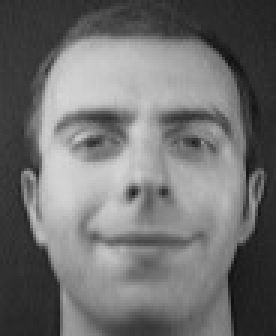
#> input picture TP-LTP with euclidean distance/test faces/361.jpg, 92 x 112 px (shown 3 times larger)
$ python main.py
#> lines starting #> are read from the running program, lines starting #| are printed output that depends on the picture
### TP-LTP with euclidean distance/Preprocessing.py
import cv2
import numpy as np


# a method that applies the difference of gaussian to an input image
def difference_of_gaussian(img, sigma1=1, sigma2=2):
    # difference of gaussian
    img_blur1 = cv2.GaussianBlur(img, (0, 0), sigma1, borderType=cv2.BORDER_REPLICATE)
    img_blur2 = cv2.GaussianBlur(img, (0, 0), sigma2, borderType=cv2.BORDER_REPLICATE)
    img_dog = (img_blur1 - img_blur2)

    # normalize the pixel values of the DoG images between -1 and 1
    img_dog = img_dog / np.max(np.abs(img_dog))

    return img_dog


# a method that applies the contrast equalization to an input image
def contrast_equalization(img, alpha, tau):
    # Contrast equalisation
    # contrast equalization equation 1
    img_contrast1 = np.abs(img)
    img_contrast1 = np.power(img_contrast1, alpha)
    img_contrast1 = np.mean(img_contrast1)
    img_contrast1 = np.power(img_contrast1, 1.0 / alpha)
    img_contrast1 = img / img_contrast1

    # contrast equalization equation 2
    img_contrast2 = np.abs(img_contrast1)
    img_contrast2 = img_contrast2.clip(0, tau)
    img_contrast2 = np.mean(img_contrast2)
    img_contrast2 = np.power(img_contrast2, 1.0 / alpha)
    img_contrast2 = img_contrast1 / img_contrast2
    img_contrast2 = tau * np.tanh((img_contrast2 / tau))

    # rescale the pixel values between 0 and 255
    img_contrast2 = (255.0 * (0.5 * img_contrast2 + 0.5)).clip(0, 255).astype(np.uint8)

    return img_contrast2


# a method that contains the three main steps of the pre-processing discussed in the paper ( gamma correction, DoG,
# contrast equalisation(CE)), it takes three parameters( gamma value for the gamma correction, alpha and tau for the CE)
# the function returns the pre-processed image
def pre_processing(img, gamma=0.2, alpha=0.10, tau=2.65):

    # gamma correction
    img_gamma = np.power(img, gamma)

    # difference of gaussian
    img_dog = difference_of_gaussian(img_gamma, )

    # contrast equalization
    img_contrast = contrast_equalization(img_dog, alpha, tau)

    return img_contrast

### TP-LTP with euclidean distance/LTP.py
import numpy as np


# a method that applies the LTP method on a given image, and returns its descriptor (uniform histogram) of size 118
def ltp(img, threshold=0.2):

    # entered image dimensions
    img_height = img.shape[1]
    img_width = img.shape[0]

    # vector used in converting from binary to decimal
    conv_vector = [128, 64, 32, 1, 0, 16, 2, 4, 8]

    '''
    initializing upper and lower patterns, this block of code is commented because it is not needed in our code
    its main purpose in only to display the upper and lower image results
    '''
    # upper_pattern = np.zeros((img_width, img_height))
    # lower_pattern = np.zeros((img_width, img_height))

    # uniform histogram possible values, taken from "https://en.wikipedia.org/wiki/Local_binary_patterns#Concept",
    uni_hist_keys = [0, 1, 2, 3, 4, 6, 7, 8, 12, 14, 15, 16, 24, 28, 30, 31, 32, 48, 56, 60, 62, 63, 64, 96, 112, 120,
                     124, 126, 127, 128, 129, 131, 135, 143, 159, 191, 192, 193, 195, 199, 207, 223, 224, 225, 227, 231,
                     239, 240, 241, 243, 247, 248, 249, 251, 252, 253, 254, 255, 'others']

    # this variable is used to create a dictionary
    uni_hist_values = np.zeros(59)

    # initializing the upper and lower uniform histogram dictionaries
    upper_uni_hist = dict(zip(uni_hist_keys, uni_hist_values))
    lower_uni_hist = dict(zip(uni_hist_keys, uni_hist_values))

    # looping through the pixels of the image
    for i in range(1, img_width - 1):
        for j in range(1, img_height - 1):
            # ltp_code is used to store the LTP ternary result code
            ltp_code = []
            # looping through the neighbours of the pixel
            for ww in range(i - 1, i + 2):
                for wh in range(j - 1, j + 2):
                    if img[ww, wh] > img[i, j] + threshold:
                        ltp_code.append(1)
                    elif img[ww, wh] < img[i, j] - threshold:
                        ltp_code.append(-1)
                    else:
                        ltp_code.append(0)

            # creating the LTP upper and lower codes
            ltp_upper_code = np.array(ltp_code)
            ltp_upper_code[ltp_upper_code == -1] = 0
            ltp_lower_code = np.array(ltp_code)
            ltp_lower_code[ltp_lower_code == 1] = 0

            # converting upper and lower pixel values from binary to decimal
            upper_pixel_value = np.sum(np.multiply(conv_vector, ltp_upper_code))
            lower_pixel_value = np.abs(np.sum(np.multiply(conv_vector, ltp_lower_code)))

            # creating the upper and lower uniform histograms
            # if the value is uniform, increment its bin, otherwise incremente the 'others' bin
            if upper_pixel_value in uni_hist_keys:
                upper_uni_hist[upper_pixel_value] += 1
            else:
                upper_uni_hist['others'] += 1

            # the same operations for the lower histogram
            if lower_pixel_value in uni_hist_keys:
                lower_uni_hist[lower_pixel_value] += 1
            else:
                lower_uni_hist['others'] += 1

            # lower and upper pattern images, this bloc of code is used to display the two images
            # upper_pattern[i, j] = upper_pixel_value
            # lower_pattern[i, j] = lower_pixel_value

    # concatenating the upper and lower uniform histograms
    concatenated_hist = np.concatenate([list(upper_uni_hist.values()), list(lower_uni_hist.values())])

    return concatenated_hist

### TP-LTP with euclidean distance/index_base.py
from Preprocessing import pre_processing
from LTP import ltp
import os
import numpy as np
import cv2 as cv
import sys
from scipy.spatial import distance


# a function that creates the index base from an image directory
# [32 lines left out: function create_index_base, not called in this run]


# a function that queries the index base and returns the n images with the shortest distance to the index base images
def interrogate_index_base(img, gamma=0.2, alpha=0.10, tau=2.65, ltp_threshold=0.2, nbr_result=1):
    # loading the saved index base numpy array
    index_base = np.load('index_base.npy', allow_pickle=True)

    # list that contains the distances between the query image and the images in the index base
    image_distance = []

    # applying the pre-processing to the query image
    preprocessed_img = pre_processing(img, gamma, alpha, tau)

    # getting the image descriptor of the query image
    img_descriptor = ltp(preprocessed_img, ltp_threshold)

    # calculating the distance between the query image descriptor and the images descriptors in the index base
    for i in range(len(index_base)):
        image_distance.append([index_base[i, 0], distance.euclidean(img_descriptor, index_base[i, 1])])

    # sorting the distances by the smallest distance
    ordered_img_distances = sorted(image_distance, key=lambda x: x[1])

    # returning the n images with the shortest distance to the index images
    return ordered_img_distances[0: nbr_result]

### TP-LTP with euclidean distance/main.py
'''
Zoubia Oussama, Zeghina Assaad Oussama
--------------------------------------
project description:
-------

the project is structured into 4 files (pre-processing, LTP, index_base and main) and 2 folders which contain the image
bases; the first folder is used for indexing which contains 360 images, and the second folder is used for testing which
contains 40 images.

-the pre-processing file contains 3 method (difference of gaussian, contrast equalization and the preprocessing)
the pre-processing method calls the other two methods and apply the pre-processing like in the paper, it is called in
the index_base file in the process of creating the index base and also interrogation

-the LTP file contains the LTP method which is used to apply LTP to a pre-processed image, this method is called in the
index_base file in the process of creating the index base and interrogation

-the index_base file contains two methods : create_index_base which is used to create an index base,
and the interrogate_index_base which queries the index base

-the main file contains offline phase code: which creates the base and Online phase code : which interrogates the base

-the euclidian distance is used as a similarity metric
'''


import index_base
import cv2 as cv
import numpy as np
import matplotlib.pyplot as plt
from os import path


# method used to display images
def show_images(images, cols=1, titles=None):

    # setting the titles of the images
    assert ((titles is None) or (len(images) == len(titles)))
    n_images = len(images)
    if titles is None: titles = ['Image (%d)' % i for i in range(0, n_images) ]
    titles[0] = 'Query'
    fig = plt.figure()
    # subplotting the images in the figure
    for n, (image, title) in enumerate(zip(images, titles)):
        a = fig.add_subplot(cols, np.ceil(n_images / float(cols)), n + 1)
        if image.ndim == 2:
            plt.gray()
        plt.imshow(image)
        a.set_title(title)
    # setting the size of the figure
    fig.set_size_inches(np.array(fig.get_size_inches()) * n_images)
    plt.show()


# global parameters used for pre-processing and LTP
gamma = 0.2
alpha = 0.1
tau = 2.65
ltp_threshold = 0.2


# ================================================== OFFLINE PHASE =====================================================
# the path of the image base
image_base_path = './Faces'

# to run this code delete the index_base.npy file from the directory, it usually takes about 7 minutes
# checking if the index_base exists and creating it if it doesn't
if path.exists('index_base.npy'):
    print('The index file already exists in the directory')
else:
    # creating the index base
    try:
        print('Creating the index base please wait\n')
        index_base.create_index_base(path=image_base_path, gamma=gamma, alpha=alpha, tau=tau, ltp_threshold=ltp_threshold)
        print('\nIndex base successfully created\n')
    # displaying an error if it error occurred
    except NameError:
        print('Error occurred please check the entered path')


# ================================================== ONLINE PHASE ======================================================
# the path of the query image
query_img_path = './test faces/361.jpg'

# reading the query image as gray scale from the path and normalizing its pixel values between 0 and 1
img_query = cv.imread(query_img_path, cv.IMREAD_GRAYSCALE) / 255.0
#> img_query: shape (112, 92) float64; min 0.0588, max 0.839, mean 0.439

# number of results to show
nbr_results = 9

# interrogating the index base by calling the interrogate_index_base function which returns a vector
# that contains [image names, distances to the index base images ]
query_result = index_base.interrogate_index_base(img=img_query, gamma=gamma, alpha=alpha, tau=tau,
                                                  ltp_threshold=ltp_threshold, nbr_result=nbr_results)
#> (reads TP-LTP with euclidean distance/index_base.npy from the repository)
#> in pre_processing, `img_gamma = np.power(img, gamma)`:
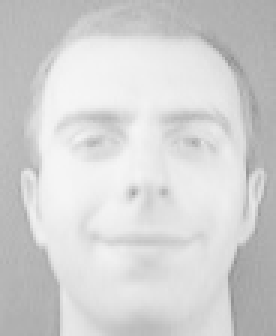
#> img_gamma: shape (112, 92) float64 (shown 3 times larger); min 0.567, max 0.966, mean 0.827
#> in difference_of_gaussian, `img_dog = (img_blur1 - img_blur2)`:
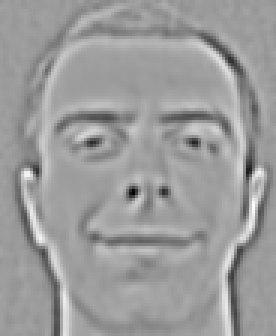
#> img_dog: shape (112, 92) float64 (shown 3 times larger); min -0.0757, max 0.048, mean 2.62e-06; drawn with min black and max white
#> in contrast_equalization, `img_contrast1 = np.abs(img)`:
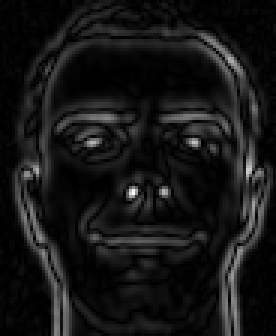
#> img_contrast1: shape (112, 92) float64 (shown 3 times larger); min 2.67e-06, max 1, mean 0.0873
#> in contrast_equalization, `img_contrast1 = np.power(img_contrast1, alpha)`:
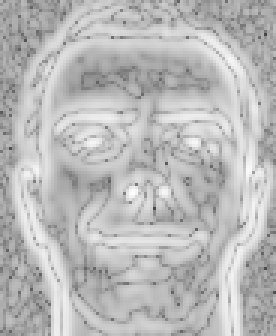
#> img_contrast1: shape (112, 92) float64 (shown 3 times larger); min 0.277, max 1, mean 0.73
#> in contrast_equalization, `img_contrast1 = np.mean(img_contrast1)`: img_contrast1 = 0.73
#> in contrast_equalization, `img_contrast1 = np.power(img_contrast1, 1.0 / alpha)`: img_contrast1 = 0.0432
#> in contrast_equalization, `img_contrast2 = img_contrast2.clip(0, tau)`:
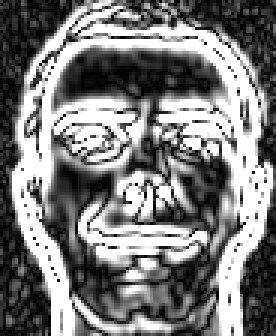
#> img_contrast2: shape (112, 92) float64 (shown 3 times larger); min 6.19e-05, max 2.65, mean 1.3; drawn with min black and max white
#> in contrast_equalization, `img_contrast2 = np.mean(img_contrast2)`: img_contrast2 = 1.3
#> in contrast_equalization, `img_contrast2 = np.power(img_contrast2, 1.0 / alpha)`: img_contrast2 = 13.99
#> in contrast_equalization, `img_contrast2 = (255.0 * (0.5 * img_contrast2 + 0.5)).clip(0, 255).ast..`:
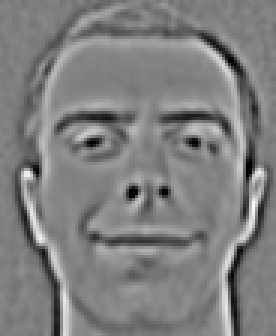
#> img_contrast2: shape (112, 92) (shown 3 times larger); min 0, max 254, mean 127.1
#> in interrogate_index_base, `img_descriptor = ltp(preprocessed_img, ltp_threshold)`: img_descriptor = 118 values, max 938 at index 58, min 13 at index 28, mean 167.8
#> after the loop in interrogate_index_base, `for i in range(len(index_base)):`: image_distance = 360 items, first 6: ['1.jpg', 454.2], ['10.jpg', 383.5], ['100.jpg', 351.8], ['101.jpg', 555], ['102.jpg', 448.9], ['103.jpg', 516]
#> in interrogate_index_base, `ordered_img_distances = sorted(image_distance, key=lambda x: x[1])`: ordered_img_distances = 360 items, first 6: ['321.jpg', 190.8], ['135.jpg', 279.2], ['246.jpg', 311.7], ['151.jpg', 319.2], ['237.jpg', 324.6], ['352.jpg', 327.4]
#> query_result = [['321.jpg', 190.8], ['135.jpg', 279.2], ['246.jpg', 311.7], ['151.jpg', 319.2], ['237.jpg', 324.6], ['352.jpg', 327.4], ['281.jpg', 334], ['100.jpg', 351.8], ['161.jpg', 353.6]]

# creating a list that contains the corresponding images from the query result
img_array = [img_query]
for i in range(nbr_results):
    # reading the corresponding images from the query result as gray scale and normalizing it between 0 and 1
#> (the run stopped early here; a loop or call above may not have finished)
